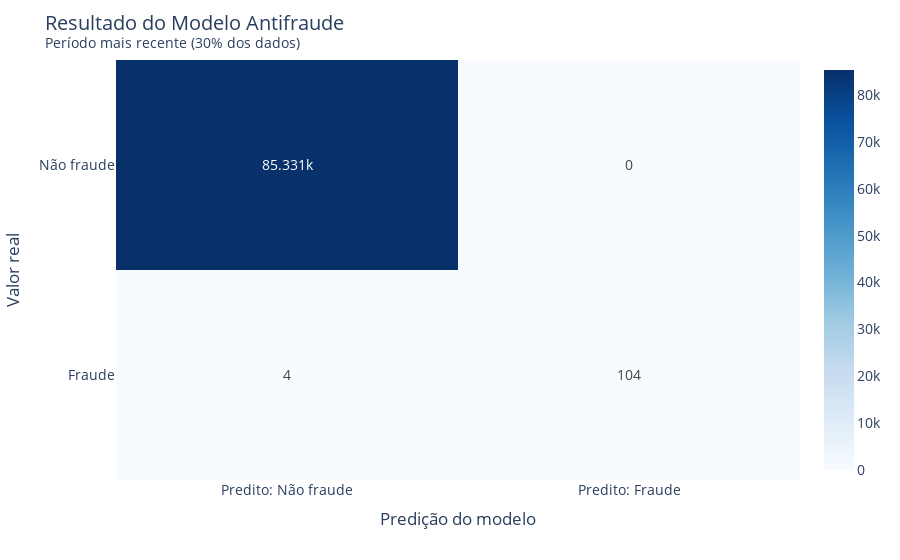

The code cell stored with this chart in its notebook:
### Code cell
import plotly.express as px
import pandas as pd
import numpy as np

cm = np.array([[85331, 0],
               [4, 104]])

df_cm = pd.DataFrame(
    cm,
    index=["Não fraude", "Fraude"],
    columns=["Predito: Não fraude", "Predito: Fraude"]
)

fig = px.imshow(
    df_cm,
    text_auto=True,
    color_continuous_scale="Blues",
    aspect="auto"
)

fig.update_layout(
    title="Resultado do Modelo Antifraude<br><sup>Período mais recente (30% dos dados)</sup>",
    xaxis_title="Predição do modelo",
    yaxis_title="Valor real",
    font=dict(size=14)
)

fig.show()

### Figure 1 — Plotly figure (JSON) as saved in the notebook; plotly's stock layout.template omitted (floating-point values rounded to 4 significant figures)
{"data": [{"coloraxis": "coloraxis", "hovertemplate": "x: %{x}<br>y: %{y}<br>color: %{z}<extra></extra>", "name": "0", "texttemplate": "%{z}", "type": "heatmap", "x": ["Predito: Não fraude", "Predito: Fraude"], "xaxis": "x", "y": ["Não fraude", "Fraude"], "yaxis": "y", "z": [[85331, 0], [4, 104]]}], "layout": {"coloraxis": {"colorscale": [[0, "rgb(247,251,255)"], [0.125, "rgb(222,235,247)"], [0.25, "rgb(198,219,239)"], [0.375, "rgb(158,202,225)"], [0.5, "rgb(107,174,214)"], [0.625, "rgb(66,146,198)"], [0.75, "rgb(33,113,181)"], [0.875, "rgb(8,81,156)"], [1, "rgb(8,48,107)"]]}, "font": {"size": 14}, "margin": {"t": 60}, "title": {"text": "Resultado do Modelo Antifraude<br><sup>Período mais recente (30% dos dados)</sup>"}, "xaxis": {"anchor": "y", "domain": [0, 1], "title": {"text": "Predição do modelo"}}, "yaxis": {"anchor": "x", "autorange": "reversed", "domain": [0, 1], "title": {"text": "Valor real"}}}}
